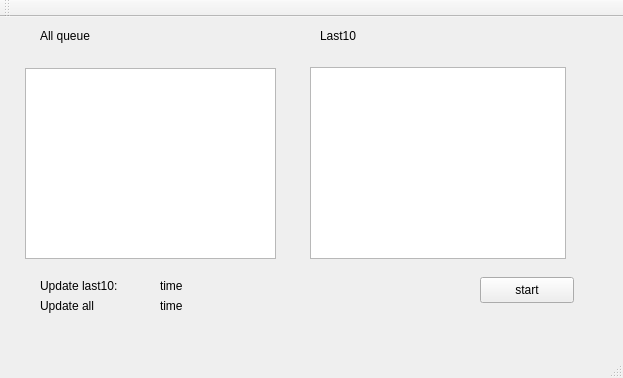
<?xml version="1.0" encoding="UTF-8"?>
<ui version="4.0">
 <class>MainWindow</class>
 <widget class="QMainWindow" name="MainWindow">
  <property name="geometry">
   <rect>
    <x>0</x>
    <y>0</y>
    <width>623</width>
    <height>378</height>
   </rect>
  </property>
  <property name="windowTitle">
   <string>MainWindow</string>
  </property>
  <widget class="QWidget" name="centralWidget">
   <widget class="QLabel" name="label">
    <property name="geometry">
     <rect>
      <x>40</x>
      <y>10</y>
      <width>72</width>
      <height>18</height>
     </rect>
    </property>
    <property name="text">
     <string>All queue</string>
    </property>
   </widget>
   <widget class="QLabel" name="label_2">
    <property name="geometry">
     <rect>
      <x>320</x>
      <y>10</y>
      <width>72</width>
      <height>18</height>
     </rect>
    </property>
    <property name="text">
     <string>Last10</string>
    </property>
   </widget>
   <widget class="QPushButton" name="pushButton">
    <property name="geometry">
     <rect>
      <x>480</x>
      <y>260</y>
      <width>94</width>
      <height>26</height>
     </rect>
    </property>
    <property name="text">
     <string>start</string>
    </property>
   </widget>
   <widget class="QListWidget" name="allItems">
    <property name="geometry">
     <rect>
      <x>25</x>
      <y>51</y>
      <width>251</width>
      <height>191</height>
     </rect>
    </property>
   </widget>
   <widget class="QListWidget" name="last10">
    <property name="geometry">
     <rect>
      <x>310</x>
      <y>50</y>
      <width>256</width>
      <height>192</height>
     </rect>
    </property>
   </widget>
   <widget class="QLabel" name="label_3">
    <property name="geometry">
     <rect>
      <x>40</x>
      <y>260</y>
      <width>101</width>
      <height>18</height>
     </rect>
    </property>
    <property name="text">
     <string>Update last10:</string>
    </property>
   </widget>
   <widget class="QLabel" name="timeLast10">
    <property name="geometry">
     <rect>
      <x>160</x>
      <y>260</y>
      <width>72</width>
      <height>18</height>
     </rect>
    </property>
    <property name="text">
     <string>time</string>
    </property>
   </widget>
   <widget class="QLabel" name="label_5">
    <property name="geometry">
     <rect>
      <x>40</x>
      <y>280</y>
      <width>101</width>
      <height>18</height>
     </rect>
    </property>
    <property name="text">
     <string>Update all</string>
    </property>
   </widget>
   <widget class="QLabel" name="timeAll">
    <property name="geometry">
     <rect>
      <x>160</x>
      <y>280</y>
      <width>72</width>
      <height>18</height>
     </rect>
    </property>
    <property name="text">
     <string>time</string>
    </property>
   </widget>
  </widget>
  <widget class="QMenuBar" name="menuBar">
   <property name="geometry">
    <rect>
     <x>0</x>
     <y>0</y>
     <width>623</width>
     <height>23</height>
    </rect>
   </property>
  </widget>
  <widget class="QToolBar" name="mainToolBar">
   <attribute name="toolBarArea">
    <enum>TopToolBarArea</enum>
   </attribute>
   <attribute name="toolBarBreak">
    <bool>false</bool>
   </attribute>
  </widget>
  <widget class="QStatusBar" name="statusBar"/>
 </widget>
 <layoutdefault spacing="6" margin="11"/>
 <resources/>
 <connections/>
</ui>
